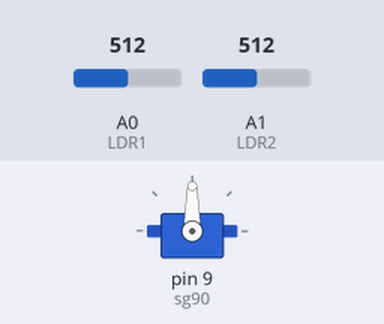
Recording of a sketch running on a simulated Arduino Uno, built with avr-gcc and run on an emulated ATmega328P. Parts: servo. The test bench sets the inputs (shaded band); at power-on: A0 (LDR1) = 512, A1 (LDR2) = 512.

Above: at 3.2 s.
3.3 s: A0 (LDR1) set to 526
At 4.45 s:
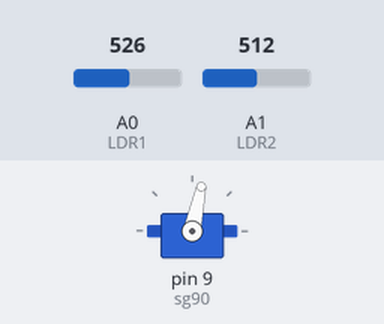
6.3 s: A0 (LDR1) set to 306
9.3 s: A1 (LDR2) set to 323
At 10.47 s:
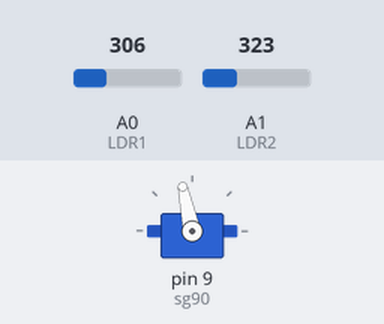
12.3 s: A1 (LDR2) set to 305
At 12.3 s:
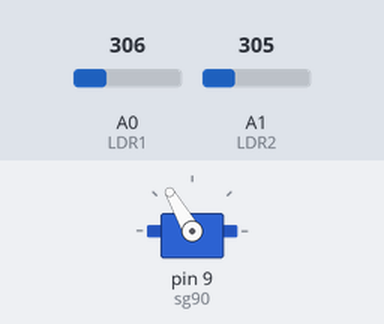
13.8 s: A0 (LDR1) set to 292
At 15.79 s:
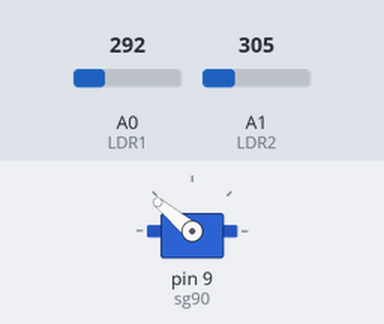
16.8 s: A0 (LDR1) set to 511
Timing chart, 0 to 27.4 s (numbered marks = the images above; inputs shaded):
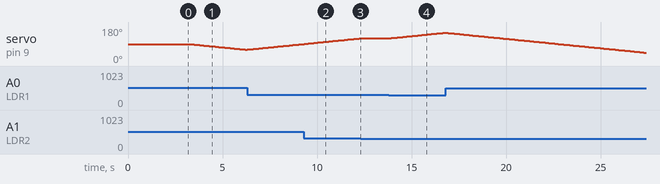

Measured:
- the behaviour switches between 517 and 518 on A0 (LDR1) (found by bisection; images 0 and 1)
- the behaviour switches between 312 and 311 on A1 (LDR2) (found by bisection; images 2 and 3)
- the behaviour switches between 300 and 299 on A0 (LDR1) (found by bisection; images 3 and 4)
- after the input at 3.3 s, servo on pin 9 (sg90): moves from 90° to 60° over 2.9 s, starting at once
- after the input at 12.3 s, servo on pin 9 (sg90): stays 120° (without the input it goes to 121° after 0.03 s)
- after the input at 13.8 s, servo on pin 9 (sg90): moves from 120° to 150° over 2.9 s, starting at once

The sketch:

single_axis.ino
```cpp
#include <Servo.h>
Servo sg90;
int initial_position = 90;
int LDR1 = A0;
int LDR2 = A1;
int error = 5;
void setup()
{
  sg90.attach(9);
  pinMode(LDR1, INPUT);
  pinMode(LDR2, INPUT);
  sg90.write(initial_position);
  delay(2000);
}
void loop()
{
  int R1 = analogRead(LDR1);
  int R2 = analogRead(LDR2);
  int diff1= abs(R1 - R2);
  int diff2= abs(R2 - R1);
  if((diff1>error)||(diff2>error)){
    if(R1 > R2)
    {
      initial_position = --initial_position;
    }
    if(R1 < R2)
    {
      initial_position = ++initial_position;
    }
  }
  sg90.write(initial_position);
  delay(100);
}
```
